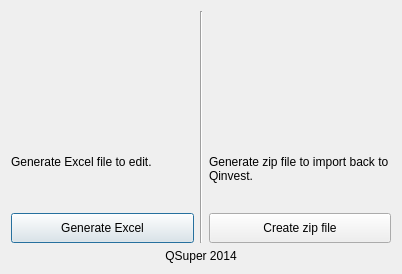
<?xml version="1.0" encoding="UTF-8"?>
<ui version="4.0">
 <class>Dialog</class>
 <widget class="QDialog" name="Dialog">
  <property name="geometry">
   <rect>
    <x>0</x>
    <y>0</y>
    <width>402</width>
    <height>274</height>
   </rect>
  </property>
  <property name="windowTitle">
   <string>XPlan Tool</string>
  </property>
  <property name="windowIcon">
   <iconset resource="resource.qrc">
    <normaloff>:/icon/app_icon</normaloff>:/icon/app_icon</iconset>
  </property>
  <layout class="QVBoxLayout" name="verticalLayout_3">
   <item>
    <layout class="QHBoxLayout" name="horizontalLayout">
     <property name="rightMargin">
      <number>0</number>
     </property>
     <item>
      <layout class="QVBoxLayout" name="verticalLayout">
       <item>
        <widget class="QLabel" name="label">
         <property name="minimumSize">
          <size>
           <width>128</width>
           <height>128</height>
          </size>
         </property>
         <property name="styleSheet">
          <string notr="true">image: url(:/icon/excel);</string>
         </property>
         <property name="text">
          <string/>
         </property>
        </widget>
       </item>
       <item>
        <layout class="QVBoxLayout" name="verticalLayout_4">
         <property name="topMargin">
          <number>10</number>
         </property>
        </layout>
       </item>
       <item>
        <widget class="QLabel" name="label_4">
         <property name="text">
          <string>Generate Excel file to edit.</string>
         </property>
        </widget>
       </item>
       <item>
        <spacer name="verticalSpacer_3">
         <property name="orientation">
          <enum>Qt::Vertical</enum>
         </property>
         <property name="sizeHint" stdset="0">
          <size>
           <width>20</width>
           <height>40</height>
          </size>
         </property>
        </spacer>
       </item>
       <item>
        <widget class="QPushButton" name="pushButton_excel">
         <property name="minimumSize">
          <size>
           <width>0</width>
           <height>30</height>
          </size>
         </property>
         <property name="text">
          <string>Generate Excel</string>
         </property>
        </widget>
       </item>
      </layout>
     </item>
     <item>
      <widget class="Line" name="line">
       <property name="orientation">
        <enum>Qt::Vertical</enum>
       </property>
      </widget>
     </item>
     <item>
      <layout class="QVBoxLayout" name="verticalLayout_2">
       <item>
        <widget class="QLabel" name="label_2">
         <property name="minimumSize">
          <size>
           <width>128</width>
           <height>128</height>
          </size>
         </property>
         <property name="styleSheet">
          <string notr="true">image: url(:/icon/zip);</string>
         </property>
         <property name="text">
          <string/>
         </property>
        </widget>
       </item>
       <item>
        <layout class="QVBoxLayout" name="verticalLayout_5">
         <property name="topMargin">
          <number>10</number>
         </property>
        </layout>
       </item>
       <item>
        <widget class="QLabel" name="label_5">
         <property name="text">
          <string>Generate zip file to import back to Qinvest.</string>
         </property>
         <property name="wordWrap">
          <bool>true</bool>
         </property>
        </widget>
       </item>
       <item>
        <spacer name="verticalSpacer_4">
         <property name="orientation">
          <enum>Qt::Vertical</enum>
         </property>
         <property name="sizeHint" stdset="0">
          <size>
           <width>20</width>
           <height>40</height>
          </size>
         </property>
        </spacer>
       </item>
       <item>
        <widget class="QPushButton" name="pushButton_zip">
         <property name="minimumSize">
          <size>
           <width>0</width>
           <height>30</height>
          </size>
         </property>
         <property name="text">
          <string>Create zip file</string>
         </property>
        </widget>
       </item>
      </layout>
     </item>
    </layout>
   </item>
   <item>
    <widget class="QLabel" name="label_3">
     <property name="text">
      <string>QSuper 2014</string>
     </property>
     <property name="alignment">
      <set>Qt::AlignCenter</set>
     </property>
    </widget>
   </item>
  </layout>
 </widget>
 <resources>
  <include location="resource.qrc"/>
 </resources>
 <connections>
  <connection>
   <sender>pushButton_excel</sender>
   <signal>clicked()</signal>
   <receiver>Dialog</receiver>
   <slot>btn_excel_clicked()</slot>
   <hints>
    <hint type="sourcelabel">
     <x>127</x>
     <y>241</y>
    </hint>
    <hint type="destinationlabel">
     <x>6</x>
     <y>293</y>
    </hint>
   </hints>
  </connection>
  <connection>
   <sender>pushButton_zip</sender>
   <signal>clicked()</signal>
   <receiver>Dialog</receiver>
   <slot>btn_zip_clicked()</slot>
   <hints>
    <hint type="sourcelabel">
     <x>308</x>
     <y>238</y>
    </hint>
    <hint type="destinationlabel">
     <x>396</x>
     <y>213</y>
    </hint>
   </hints>
  </connection>
 </connections>
 <slots>
  <slot>btn_excel_clicked()</slot>
  <slot>btn_zip_clicked()</slot>
 </slots>
</ui>
